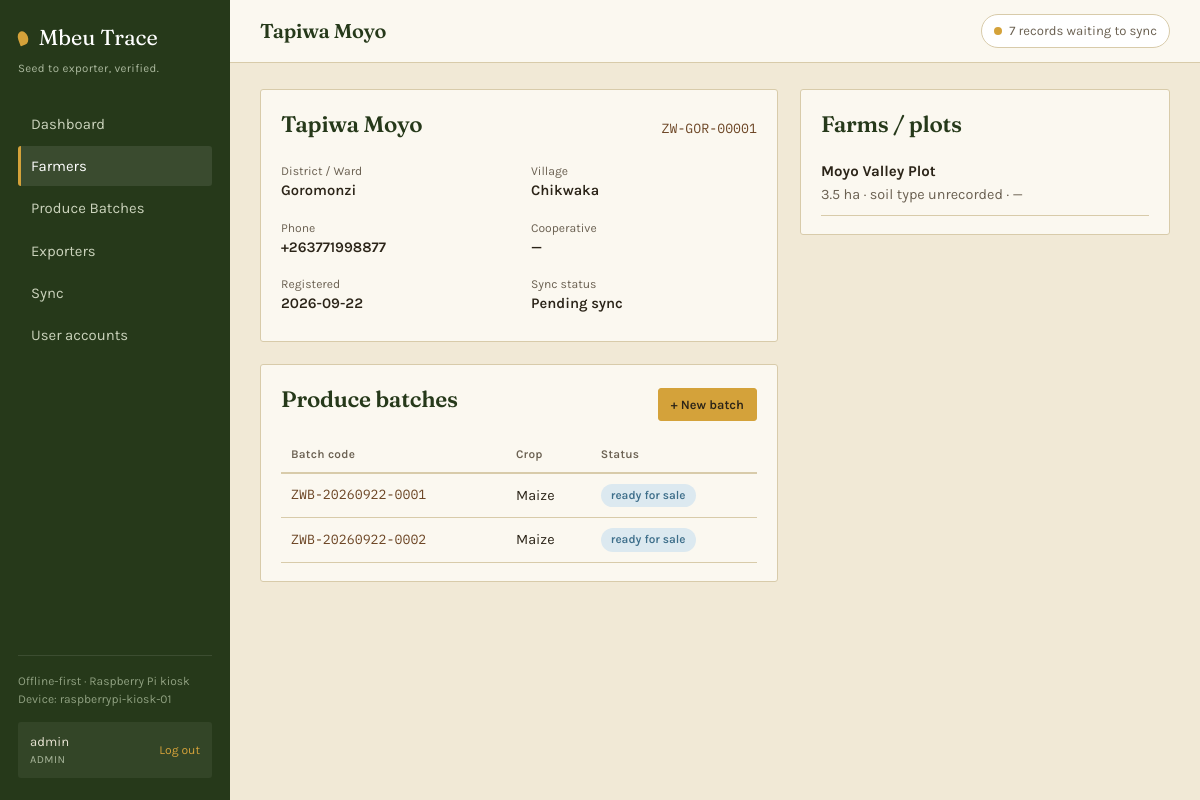
Page /farmers/1 (signed in) on the committed database.
### tables this page shows
CREATE TABLE users (
    user_id         INTEGER PRIMARY KEY AUTOINCREMENT,
    username        TEXT UNIQUE NOT NULL,
    password_hash   TEXT NOT NULL,
    role            TEXT NOT NULL CHECK (role IN ('admin','agent','farmer','exporter')),
    farmer_id       INTEGER,               -- linked if role = farmer
    exporter_id     INTEGER,               -- linked if role = exporter
    created_at      TEXT DEFAULT (datetime('now')),
    FOREIGN KEY (farmer_id) REFERENCES farmers(farmer_id),
    FOREIGN KEY (exporter_id) REFERENCES exporters(exporter_id)
);

CREATE TABLE farmers (
    farmer_id       INTEGER PRIMARY KEY AUTOINCREMENT,
    farmer_code     TEXT UNIQUE NOT NULL,   -- e.g. ZW-MSV-00231 (district-based human readable code)
    national_id     TEXT UNIQUE,
    full_name       TEXT NOT NULL,
    phone           TEXT,
    gender          TEXT CHECK (gender IN ('male','female','other')),
    date_of_birth   TEXT,
    village         TEXT,
    ward            TEXT,
    district        TEXT,
    province        TEXT,
    gps_lat         REAL,
    gps_lon         REAL,
    cooperative     TEXT,                  -- farmer group / cooperative name, if any
    photo_path      TEXT,
    registered_by   TEXT,                  -- extension agent / device id that captured record
    registration_date TEXT DEFAULT (datetime('now')),
    synced          INTEGER DEFAULT 0,      -- 0 = pending, 1 = synced to central server
    sync_ts         TEXT
);

CREATE TABLE batches (
    batch_id        INTEGER PRIMARY KEY AUTOINCREMENT,
    batch_code      TEXT UNIQUE NOT NULL,   -- human + QR code, e.g. ZWB-2026-0917-0001
    farmer_id       INTEGER NOT NULL,
    farm_id         INTEGER,
    crop_id         INTEGER NOT NULL,
    planting_date   TEXT,
    expected_harvest_date TEXT,
    harvest_date    TEXT,
    quantity_kg     REAL,                   -- filled in at harvest / output stage
    quality_grade   TEXT CHECK (quality_grade IN ('A','B','C','Ungraded')) DEFAULT 'Ungraded',
    status          TEXT NOT NULL DEFAULT 'planted'
                    CHECK (status IN ('planted','growing','harvested','processed',
                                       'ready_for_sale','sold','exported','rejected')),
    is_organic      INTEGER DEFAULT 0,
    qr_code_path    TEXT,
    notes           TEXT,
    created_at      TEXT DEFAULT (datetime('now')),
    synced          INTEGER DEFAULT 0,
    sync_ts         TEXT,
    FOREIGN KEY (farmer_id) REFERENCES farmers(farmer_id),
    FOREIGN KEY (farm_id)   REFERENCES farms(farm_id),
    FOREIGN KEY (crop_id)   REFERENCES crops(crop_id)
);

CREATE TABLE crops (
    crop_id         INTEGER PRIMARY KEY AUTOINCREMENT,
    crop_name       TEXT NOT NULL,          -- maize, groundnuts, sorghum, tobacco, paprika...
    variety         TEXT,
    typical_cycle_days INTEGER
);

CREATE TABLE farms (
    farm_id         INTEGER PRIMARY KEY AUTOINCREMENT,
    farmer_id       INTEGER NOT NULL,
    farm_name       TEXT,
    size_hectares   REAL,
    soil_type       TEXT,
    water_source    TEXT,                  -- rainfed / borehole / river / dam
    gps_lat         REAL,
    gps_lon         REAL,
    synced          INTEGER DEFAULT 0,
    sync_ts         TEXT, polygon_geojson TEXT, eudr_compliant INTEGER DEFAULT 1,
    FOREIGN KEY (farmer_id) REFERENCES farmers(farmer_id) ON DELETE CASCADE
);

### app.py (the view)
@app.route("/farmers/<int:farmer_id>")
def farmer_detail(farmer_id):
    if current_user.role == "farmer" and current_user.farmer_id != farmer_id:
        abort(403)
    conn = get_db()
    farmer = conn.execute("SELECT * FROM farmers WHERE farmer_id=?", (farmer_id,)).fetchone()
    farms = conn.execute("SELECT * FROM farms WHERE farmer_id=?", (farmer_id,)).fetchall()
    batches = conn.execute(
        """SELECT b.*, c.crop_name FROM batches b JOIN crops c ON c.crop_id=b.crop_id
           WHERE farmer_id=? ORDER BY created_at DESC""", (farmer_id,)
    ).fetchall()
    conn.close()
    if not farmer:
        flash("Farmer not found", "error")
        return redirect(url_for("farmers_list"))
    return render_template("farmer_detail.html", farmer=farmer, farms=farms, batches=batches)

### app.py (called while the page is built)
@app.context_processor
def inject_sync_status():
    return {"pending_sync": pending_sync_count()}

@app.before_request
def require_login():
    if request.endpoint in PUBLIC_ENDPOINTS or request.endpoint is None:
        return
    if not current_user.is_authenticated:
        return redirect(url_for("login", next=request.path))

### auth.py (called while the page is built)
@login_manager.user_loader
def load_user(user_id):
    conn = get_db()
    row = conn.execute("SELECT * FROM users WHERE user_id=?", (user_id,)).fetchone()
    conn.close()
    return User(row) if row else None

    @property
    def display_role(self):
        return self.role.capitalize()

### database.py (called while the page is built)
def get_db():
    os.makedirs(os.path.dirname(DB_PATH), exist_ok=True)
    conn = sqlite3.connect(DB_PATH)
    conn.row_factory = sqlite3.Row
    conn.execute("PRAGMA foreign_keys = ON")
    return conn

def pending_sync_count():
    conn = get_db()
    n = conn.execute("SELECT COUNT(*) c FROM sync_log WHERE sync_status='pending'").fetchone()["c"]
    conn.close()
    return n

### templates/farmer_detail.html
{% extends "base.html" %}
{% block page_title %}{{ farmer.full_name }}{% endblock %}
{% block content %}
<div class="two-col">
  <div>
    <div class="panel">
      <div class="panel-head">
        <h2>{{ farmer.full_name }}</h2>
        <span class="batch-code">{{ farmer.farmer_code }}</span>
      </div>
      <div class="cert-grid" style="margin-bottom:0;">
        <div><dt>District / Ward</dt><dd>{{ farmer.district or '—' }} {% if farmer.ward %}/ Ward {{ farmer.ward }}{% endif %}</dd></div>
        <div><dt>Village</dt><dd>{{ farmer.village or '—' }}</dd></div>
        <div><dt>Phone</dt><dd>{{ farmer.phone or '—' }}</dd></div>
        <div><dt>Cooperative</dt><dd>{{ farmer.cooperative or '—' }}</dd></div>
        <div><dt>Registered</dt><dd>{{ farmer.registration_date[:10] if farmer.registration_date else '—' }}</dd></div>
        <div><dt>Sync status</dt><dd>{% if farmer.synced %}Synced{% else %}Pending sync{% endif %}</dd></div>
      </div>
    </div>
    <div class="panel">
      <div class="panel-head">
        <h2>Produce batches</h2>
        {% if current_user.role in ['admin','agent'] %}
        <a href="{{ url_for('batch_new', farmer_id=farmer.farmer_id) }}" class="btn btn-gold btn-sm">+ New batch</a>
        {% endif %}
      </div>
      {% if batches %}
      <table>
        <thead><tr><th>Batch code</th><th>Crop</th><th>Status</th></tr></thead>
        <tbody>
        {% for b in batches %}
          <tr onclick="window.location='{{ url_for('batch_detail', batch_id=b.batch_id) }}'" style="cursor:pointer">
            <td class="batch-code">{{ b.batch_code }}</td>
            <td>{{ b.crop_name }}</td>
            <td><span class="pill pill-{{ b.status }}">{{ b.status.replace('_',' ') }}</span></td>
          </tr>
        {% endfor %}
        </tbody>
      </table>
      {% else %}
        <p class="empty">No batches recorded yet for this farmer.</p>
      {% endif %}
    </div>
  </div>
  <div>
    <div class="panel">
      <h2>Farms / plots</h2>
      {% if farms %}
        {% for farm in farms %}
          <div style="padding:10px 0; border-bottom:1px solid var(--line);">
            <strong>{{ farm.farm_name or 'Unnamed plot' }}</strong><br>
            <span class="empty" style="padding:0;">{{ farm.size_hectares or '?' }} ha &middot; {{ farm.soil_type or 'soil type unrecorded' }} &middot; {{ farm.water_source or '—' }}</span>
          </div>
        {% endfor %}
      {% else %}
        <p class="empty">No farm/plot recorded.</p>
      {% endif %}
    </div>
  </div>
</div>
{% endblock %}

### templates/base.html (shortened to what this page needs)
<!DOCTYPE html>
<html lang="en">
<head>
<link rel="stylesheet" href="{{ url_for('static', filename='css/style.css') }}">
</head>
<body>
<div class="shell">
  <aside class="sidebar">
    <div class="brand"><span class="seed"></span> Mbeu Trace</div>
    <div class="brand-sub">Seed to exporter, verified.</div>
    <nav class="nav">
      <a href="{{ url_for('dashboard') }}" class="{{ 'active' if request.endpoint=='dashboard' }}">Dashboard</a>
      {% if current_user.role != 'farmer' %}
      <a href="{{ url_for('farmers_list') }}" class="{{ 'active' if request.endpoint in ['farmers_list','farmer_new','farmer_detail'] }}">Farmers</a>
      {% endif %}
      <a href="{{ url_for('batches_list') }}" class="{{ 'active' if request.endpoint in ['batches_list','batch_new','batch_detail'] }}">Produce Batches</a>
      {% if current_user.role != 'farmer' %}
      <a href="{{ url_for('exporters_list') }}" class="{{ 'active' if request.endpoint in ['exporters_list','exporter_new'] }}">Exporters</a>
      {% endif %}
      <a href="{{ url_for('sync_page') }}" class="{{ 'active' if request.endpoint=='sync_page' }}">Sync</a>
      {% if current_user.role == 'admin' %}
      <a href="{{ url_for('users_list') }}" class="{{ 'active' if request.endpoint in ['users_list','user_new'] }}">User accounts</a>
      {% endif %}
    </nav>
    <div class="sidebar-foot">
      Offline-first &middot; Raspberry Pi kiosk<br>
      Device: raspberrypi-kiosk-01
      {% if current_user.is_authenticated %}
      <div class="user-chip">
        <div>
          <div class="who">{{ current_user.username }}</div>
          <div class="role">{{ current_user.display_role }}</div>
        </div>
        <a href="{{ url_for('logout') }}">Log out</a>
      </div>
      {% endif %}
    </div>
  </aside>
  <div class="main">
    <div class="topbar">
      <h1>{% block page_title %}Dashboard{% endblock %}</h1>
      <a href="{{ url_for('sync_page') }}" class="sync-badge {{ 'pending' if pending_sync and pending_sync > 0 }}">
        <span class="sync-dot"></span>
        {% if pending_sync and pending_sync > 0 %}{{ pending_sync }} record{{ 's' if pending_sync != 1 }} waiting to sync{% else %}All records synced{% endif %}
      </a>
    </div>
    <div class="content">
      {% block content %}{% endblock %}
    </div>
  </div>
</div>
</body>
</html>

### rows in the picture
users: username "admin"
farmers: full_name "Tapiwa Moyo", farmer_code "ZW-GOR-00001", district "Goromonzi", village "Chikwaka", phone "+263771998877", registration_date "2026-09-22"
batches: batch_code "ZWB-20260922-0001", crop_name "Maize", status.replace "ready for sale"
batches: batch_code "ZWB-20260922-0002", crop_name "Maize", status.replace "ready for sale"
farms: farm_name "Moyo Valley Plot", size_hectares "3.5", soil_type "soil type unrecorded", water_source "—"

### other values in the picture
{{ current_user.display_role }} "ADMIN"
{{ pending_sync }} "7"
{{ 's' if pending_sync != 1 }} "s"
{{ farmer.cooperative or '—' }} "—"
